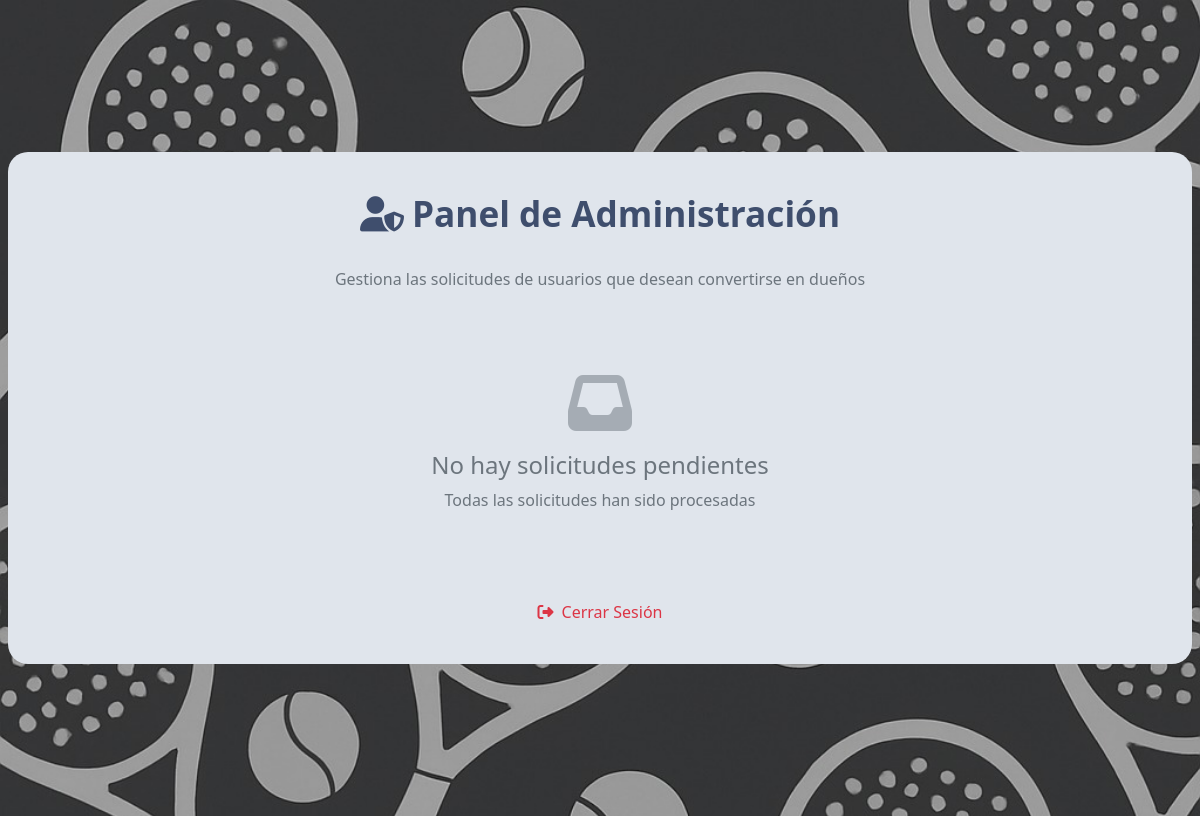
Before: /admin.php (signed in) with the older database file.
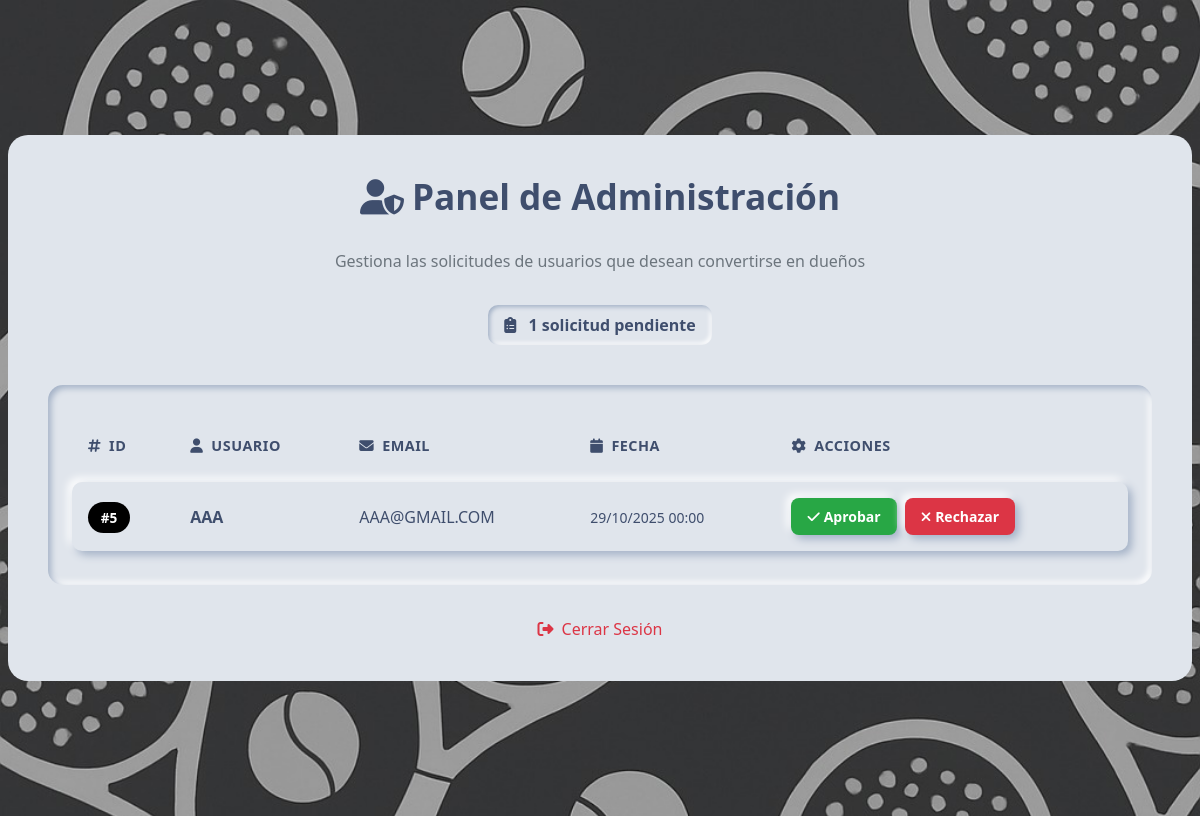
After: the same page with the newer database file.
### tables this page shows
CREATE TABLE `verificacion` (
  `id_verificacion` int(11) NOT NULL,
  `estado` enum('pendiente','aprobado','rechazado') NOT NULL DEFAULT 'pendiente',
  `fecha` date NOT NULL,
  `observacion` varchar(180) NOT NULL,
  `id_usuario` int(11) NOT NULL
);

CREATE TABLE `usuario` (
  `id_usuario` int(11) NOT NULL,
  `nombre` varchar(120) NOT NULL,
  `email` varchar(150) NOT NULL,
  `contrasena` varchar(255) NOT NULL,
  `foto` varchar(255) DEFAULT NULL,
  `telefono` varchar(20) DEFAULT NULL,
  `fecha_registro` timestamp NOT NULL DEFAULT current_timestamp(),
  `categoria` tinyint(4) DEFAULT 1,
  `posicion` varchar(255) NOT NULL
);

### admin.php (the view, shortened to what the changed rows need)
<?php
require_once 'conexiones/conDB.php';
$solicitudes = [];
try {
    $stmt = $pdo->query("
        SELECT v.id_verificacion, v.id_usuario, u.nombre, u.email, v.fecha
        FROM verificacion v
        INNER JOIN usuario u ON v.id_usuario = u.id_usuario
        WHERE v.estado = 'pendiente'
        ORDER BY v.fecha ASC
    ");
    $solicitudes = $stmt->fetchAll(PDO::FETCH_ASSOC);
} catch (Throwable $e) {
    $msg = "Error: " . $e->getMessage();
}
?>
<!DOCTYPE html>
<html lang="es">
<head>
    <link href="https://cdn.jsdelivr.net/npm/bootstrap@5.3.8/dist/css/bootstrap.min.css" rel="stylesheet">
    <link href="https://cdnjs.cloudflare.com/ajax/libs/font-awesome/6.4.0/css/all.min.css" rel="stylesheet">
    <link rel="stylesheet" href="style.css">
</head>
<body>
    <div class="container-fluid p-2" style="background-image: url('image/padel-fondo.jpg'); background-size: cover; background-repeat: no-repeat;">
        <div id="main" class="d-flex justify-content-center align-items-center min-vh-100 py-4">
            <div class="neumorphic-card">
                <h1 class="title">
                    <i class="fas fa-user-shield me-2"></i>Panel de Administración
                </h1>
                <?php if (count($solicitudes) > 0): ?>
                    <div class="text-center mb-4">
                        <span class="stats-badge">
                            <i class="fas fa-clipboard-list me-2"></i>
                            <?= count($solicitudes) ?> solicitud<?= count($solicitudes) != 1 ? 'es' : '' ?> pendiente<?= count($solicitudes) != 1 ? 's' : '' ?>
                        </span>
                    </div>
                <?php endif; ?>
                <?php if (count($solicitudes) > 0): ?>
                    <div class="table-container">
                        <table class="custom-table">
                            <thead>
                                <tr>
                                    <th><i class="fas fa-hashtag me-2"></i>ID</th>
                                    <th><i class="fas fa-user me-2"></i>Usuario</th>
                                    <th><i class="fas fa-envelope me-2"></i>Email</th>
                                    <th><i class="fas fa-calendar me-2"></i>Fecha</th>
                                    <th><i class="fas fa-cog me-2"></i>Acciones</th>
                                </tr>
                            </thead>
                            <tbody>
                                <?php foreach ($solicitudes as $sol): ?>
                                    <tr>
                                        <td>
                                            <span class="badge-id">#<?= $sol['id_verificacion'] ?></span>
                                        </td>
                                        <td>
                                            <strong><?= htmlspecialchars($sol['nombre']) ?></strong>
                                        </td>
                                        <td><?= htmlspecialchars($sol['email']) ?></td>
                                        <td>
                                            <small><?= date('d/m/Y H:i', strtotime($sol['fecha'])) ?></small>
                                        </td>
                                        <td>
                                            <div class="actions-group">
                                                <form method="post" style="display:inline;" onsubmit="return confirmarAprobacion('<?= htmlspecialchars($sol['nombre']) ?>')">
                                                    <button type="submit" name="dec" value="aprobar" class="neumorphic-btn-approve">
                                                        <i class="fas fa-check me-1"></i>Aprobar
                                                    </button>
                                                </form>
                                                <form method="post" style="display:inline;" onsubmit="return confirmarRechazo('<?= htmlspecialchars($sol['nombre']) ?>')">
                                                    <button type="submit" name="dec" value="rechazar" class="neumorphic-btn-reject">
                                                        <i class="fas fa-times me-1"></i>Rechazar
                                                    </button>
                                                </form>
                                            </div>
                                        </td>
                                    </tr>
                                <?php endforeach; ?>
                            </tbody>
                        </table>
                    </div>
                <?php else: ?>
                    <div class="no-solicitudes">
                        <i class="fas fa-inbox"></i>
                        <h4>No hay solicitudes pendientes</h4>
                        <p>Todas las solicitudes han sido procesadas</p>
                    </div>
                <?php endif; ?>
            </div>
        </div>
    </div>
</body>
</html>

Changed rows visible on the page:
added verificacion: id_verificacion "5", id_usuario.nombre "AAA", id_usuario.email "AAA@GMAIL.COM", fecha "29/10/2025 00:00"
Other visible differences:
count($solicitudes): (not shown) → "1"
text no longer shown: "No hay solicitudes pendientes Todas las solicitudes han sido procesadas"
text now shown: "solicitud pendiente ID USUARIO EMAIL FECHA ACCIONES"
